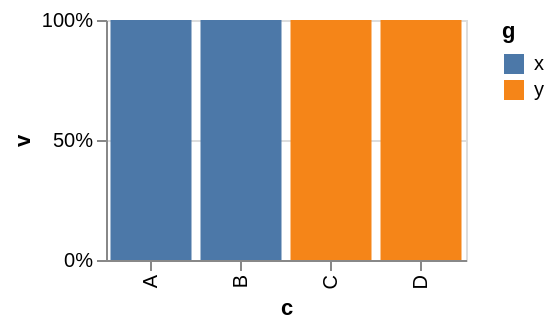

Specify this chart in Vega-Lite:
### Vega-Lite specification from a JSON file in a GitHub repository (floating-point values rounded to 4 significant figures)
{"width": 180, "height": 120, "data": {"values": [{"c": "A", "v": 30, "lo": 10, "hi": 45, "g": "x", "o": 28, "cl": 34, "h": 40, "l": 8}, {"c": "B", "v": 52, "lo": 25, "hi": 60, "g": "x", "o": 34, "cl": 48, "h": 55, "l": 30}, {"c": "C", "v": 41, "lo": 18, "hi": 55, "g": "y", "o": 48, "cl": 40, "h": 50, "l": 36}, {"c": "D", "v": 66, "lo": 40, "hi": 80, "g": "y", "o": 40, "cl": 63, "h": 70, "l": 38}]}, "mark": "bar", "encoding": {"x": {"field": "c", "type": "nominal", "sort": null}, "y": {"field": "v", "type": "quantitative", "stack": "normalize"}, "color": {"field": "g", "type": "nominal"}}}
